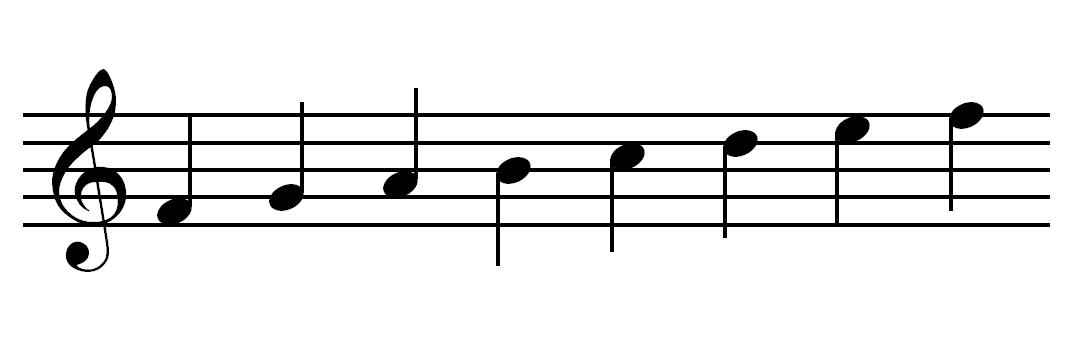
#> input picture staff-with-notes.jpg, 1092 x 347 px
$ jupyter execute ImageBinarization.ipynb   (shell and % lines are left out)
#> lines starting #> are read from the running program, lines starting #| are printed output that depends on the picture; after the words box and inside, x2 and y2 are one past the last pixel; in counts of white or black regions, pixels touching at a corner belong together
# Image reading and binarization
In this section, I will explain methods I used and tested for reading the input image which represents a part of music sheet and making it binary.

First, I import OpenCV i matplotlib, and define some custom functions which use the functions from the mentioned libraries.

[cell 1]
import cv2
import matplotlib.pyplot as plt

def load_image(path):
#> called with path = 'staff-with-notes.jpg'
    return cv2.cvtColor(cv2.imread(path), cv2.COLOR_BGR2RGB)
#> returned value is the input picture: shape (347, 1092, 3); min 0, max 255, mean 233.9
def image_gray(image):
    return cv2.cvtColor(image, cv2.COLOR_RGB2GRAY)
#> returned value: shape (347, 1092)
def image_bin(image_gs):
    ret,image_bin = cv2.threshold(image_gs, 127, 255, cv2.THRESH_BINARY)
#> image_bin: shape (347, 1092); 91.8% white; 1 black region, box (x1, y1, x2, y2) and area: (23, 69, 1050, 272) 31195
    return image_bin
def image_bin_otsu(image_gs):
    ret,image_bin = cv2.threshold(image_gs, 0, 255, cv2.THRESH_BINARY+cv2.THRESH_OTSU)
#> image_bin: shape (347, 1092); 91.8% white; 1 black region, box (x1, y1, x2, y2) and area: (23, 69, 1050, 272) 31199
#> ret = 128
    return image_bin
def image_bin_adaptive(image_gs):
    image_bin = cv2.adaptiveThreshold(image_gs, 255, cv2.ADAPTIVE_THRESH_MEAN_C, cv2.THRESH_BINARY, 51, 2)
#> image_bin: shape (347, 1092); 91.7% white; 26 black regions (25 under 20 px), largest, box (x1, y1, x2, y2) and area: (22, 69, 1051, 272) 31461
    return image_bin
def image_bin_adaptive_gauss(image_gs):
    image_bin = cv2.adaptiveThreshold(image_gs, 255, cv2.ADAPTIVE_THRESH_GAUSSIAN_C, cv2.THRESH_BINARY, 51, 2)
#> image_bin: shape (347, 1092); 91.7% white; 9 black regions (8 under 20 px), largest, box (x1, y1, x2, y2) and area: (22, 69, 1050, 272) 31318
    return image_bin
def blur(image):
    return cv2.GaussianBlur(image,(5,5),0)
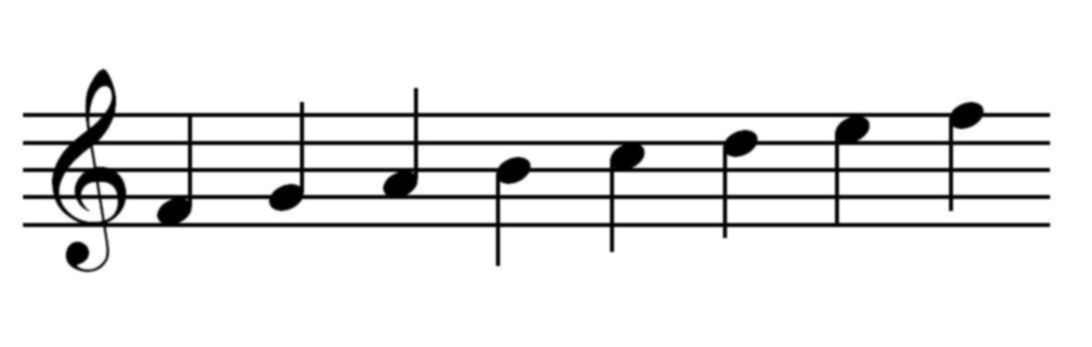
#> returned value: shape (347, 1092); min 0, max 255, mean 233.9
def invert(image):
    return 255-image
def display_image(image, color= False):
    plt.figure()
    if color:
        plt.imshow(image)
    else:
        plt.imshow(image, 'gray')
    plt.show()

I load an image with staff lines, G-clef and notes. You can edit the code to load one of two different images (one is with staff lines only and the other one has two staffs) and test the rest of the code by running them all from this point.

[cell 2]
#org_image = load_image("staff_lines.jpg")
#org_image = load_image("two-octaves.jpg")
org_image = load_image("staff-with-notes.jpg")
display_image(org_image, True)

I turn the original image to grayscale.

[cell 3]
print("Grayscale Image")
image = image_gray(org_image)
display_image(image)

I test several binarization images here.

[cell 4]
print("Global Binarization")
img_bin = image_bin(image)
display_image(img_bin)
print("Otsu's Binarization")
img_otsu = image_bin_otsu(image)
display_image(img_otsu)
print("Adaptive Binarization")
img_adp = image_bin_adaptive(image)
display_image(img_adp)
print("Adaptive Gauss Binarization")
img_gauss = image_bin_adaptive_gauss(image)
display_image(img_gauss)

When run, 4 images pop up, one for each method. We can see they turned the images completely to black and white, although each method changed it a bit, each in a different way. The main thing is, all methods changed the staff lines' thicknesses.

[cell 5]
print("Blurred Image")
img_blur = blur(image)
display_image(img_blur)
print("Global Binarization")
img_bin = image_bin(img_blur)
#> in image_bin (call 2), `ret,image_bin = cv2.threshold(image_gs, 127, 255, cv2.THRESH_BINARY)`:
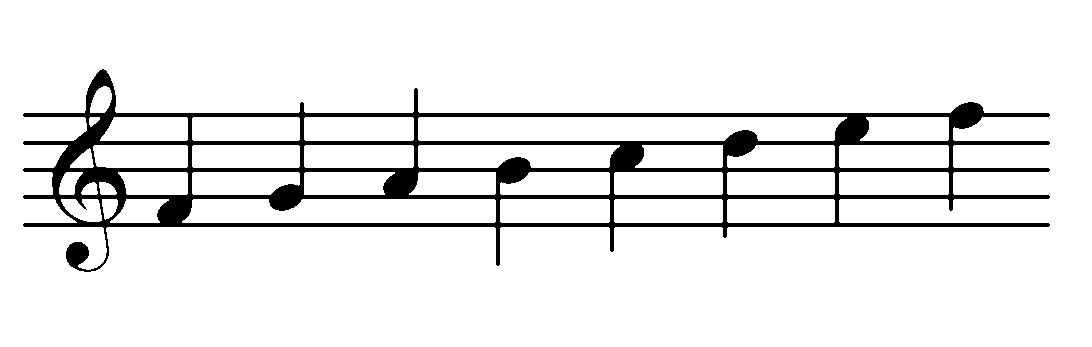
#> image_bin: shape (347, 1092); 91.7% white; 1 black region, box (x1, y1, x2, y2) and area: (23, 69, 1050, 272) 31384
display_image(img_bin)
print("Otsu's Binarization")
img_otsu = image_bin_otsu(img_blur)
#> in image_bin_otsu (call 2), `ret,image_bin = cv2.threshold(image_gs, 0, 255, cv2.THRESH_BINARY+cv2...`:
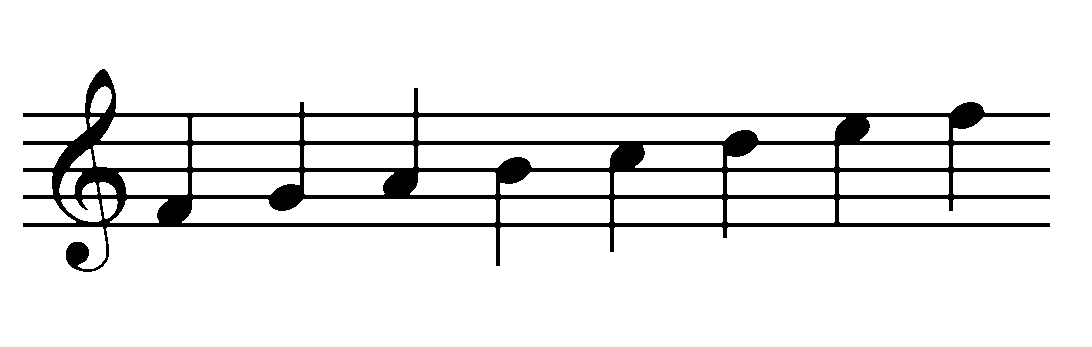
#> image_bin: shape (347, 1092); 91.6% white; 1 black region, box (x1, y1, x2, y2) and area: (23, 69, 1050, 272) 31721
#> in image_bin_otsu (call 2), `ret,image_bin = cv2.threshold(image_gs, 0, 255, cv2.THRESH_BINARY+cv2...`: ret = 145
display_image(img_otsu)
print("Adaptive Binarization")
img_adp = image_bin_adaptive(img_blur)
#> in image_bin_adaptive (call 2), `image_bin = cv2.adaptiveThreshold(image_gs, 255, cv2.ADAPTIVE_THRESH_M..`:
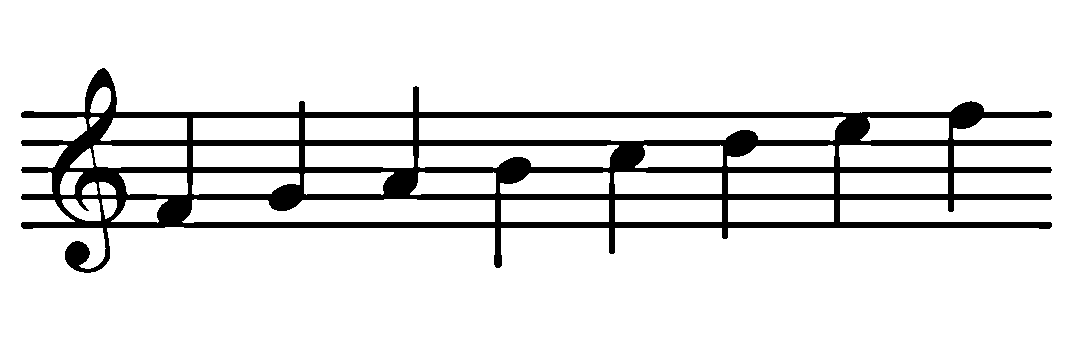
#> image_bin: shape (347, 1092); 89% white; 1 black region, box (x1, y1, x2, y2) and area: (21, 68, 1052, 273) 41861
display_image(img_adp)
print("Adaptive Gauss Binarization")
img_gauss = image_bin_adaptive_gauss(img_blur)
#> in image_bin_adaptive_gauss (call 2), `image_bin = cv2.adaptiveThreshold(image_gs, 255, cv2.ADAPTIVE_THRESH_G..`:
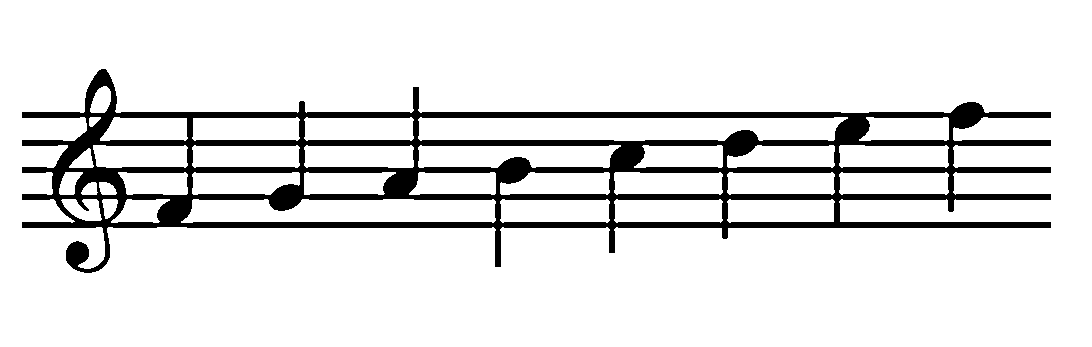
#> image_bin: shape (347, 1092); 89.2% white; 1 black region, box (x1, y1, x2, y2) and area: (22, 69, 1051, 273) 40982

$ run again, with staff_lines.jpg copied over staff-with-notes.jpg
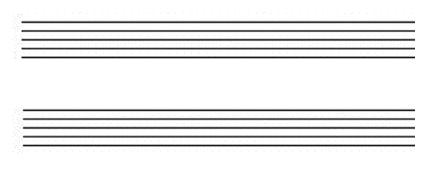
#> input picture staff_lines.jpg, 430 x 172 px
#> in load_image, returned value is the input picture: shape (172, 430, 3); min 4, max 255, mean 233.9
#> in image_bin_otsu, `ret,image_bin = cv2.threshold(image_gs, 0, 255, cv2.THRESH_BINARY+cv2...`:
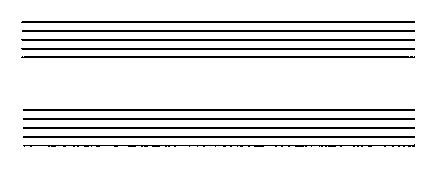
#> image_bin: shape (172, 430); 89.7% white; black in thin lines or dots, all inside (x1, y1, x2, y2) = (21, 21, 415, 147)
#> ret = 168
#> in image_bin_adaptive_gauss (call 2), `image_bin = cv2.adaptiveThreshold(image_gs, 255, cv2.ADAPTIVE_THRESH_G..`:
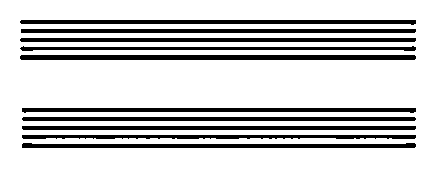
#> image_bin: shape (172, 430); 78.9% white; 10 black regions, largest, box (x1, y1, x2, y2) and area: (20, 55, 416, 60) 1976, (22, 143, 416, 148) 1593, (20, 20, 416, 25) 1585

$ run again, with two-octaves.jpg copied over staff-with-notes.jpg
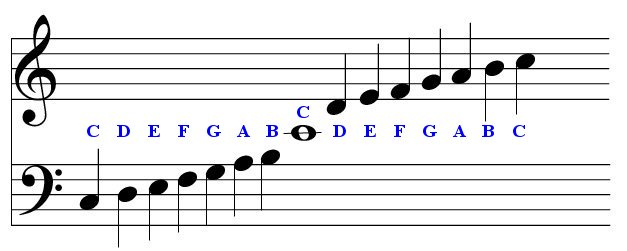
#> input picture two-octaves.jpg, 627 x 251 px
#> in image_bin_otsu, `ret,image_bin = cv2.threshold(image_gs, 0, 255, cv2.THRESH_BINARY+cv2...`:
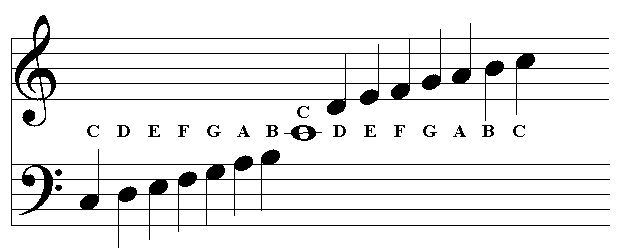
#> image_bin: shape (251, 627); 91.9% white; 19 black regions, largest, box (x1, y1, x2, y2) and area: (11, 15, 610, 248) 11478, (284, 125, 322, 141) 240, (266, 125, 278, 137) 81
#> ret = 135
#> in image_bin_adaptive_gauss (call 2), `image_bin = cv2.adaptiveThreshold(image_gs, 255, cv2.ADAPTIVE_THRESH_G..`:
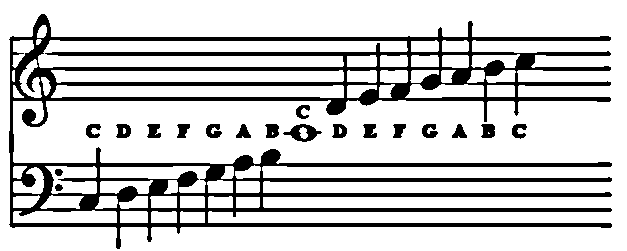
#> image_bin: shape (251, 627); 80.1% white; 19 black regions, largest, box (x1, y1, x2, y2) and area: (9, 14, 612, 249) 28750, (283, 124, 322, 142) 327, (481, 124, 495, 138) 165

$ run again, with eighth_notes.png saved as staff-with-notes.jpg
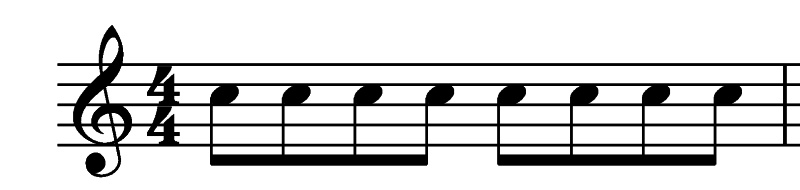
#> input picture eighth_notes.png, 800 x 190 px
#> in load_image, returned value is the input picture: shape (190, 800, 3); min 0, max 255, mean 215.7
#> in image_bin, `ret,image_bin = cv2.threshold(image_gs, 127, 255, cv2.THRESH_BINARY)`:
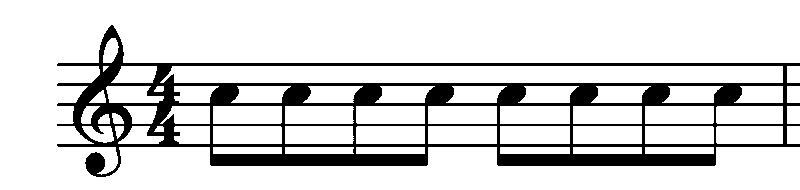
#> image_bin: shape (190, 800); 84.3% white; 1 black region, box (x1, y1, x2, y2) and area: (57, 25, 800, 177) 23853
#> ret = 134
#> in image_bin_adaptive_gauss (call 2), `image_bin = cv2.adaptiveThreshold(image_gs, 255, cv2.ADAPTIVE_THRESH_G..`:
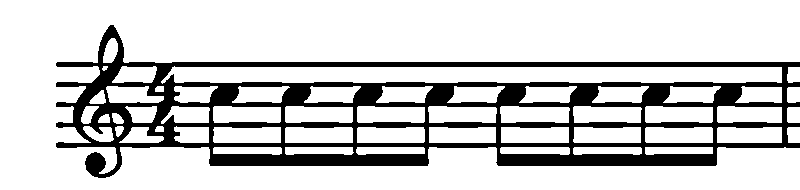
#> image_bin: shape (190, 800); 80.2% white; 1 black region, box (x1, y1, x2, y2) and area: (56, 25, 800, 178) 30136
